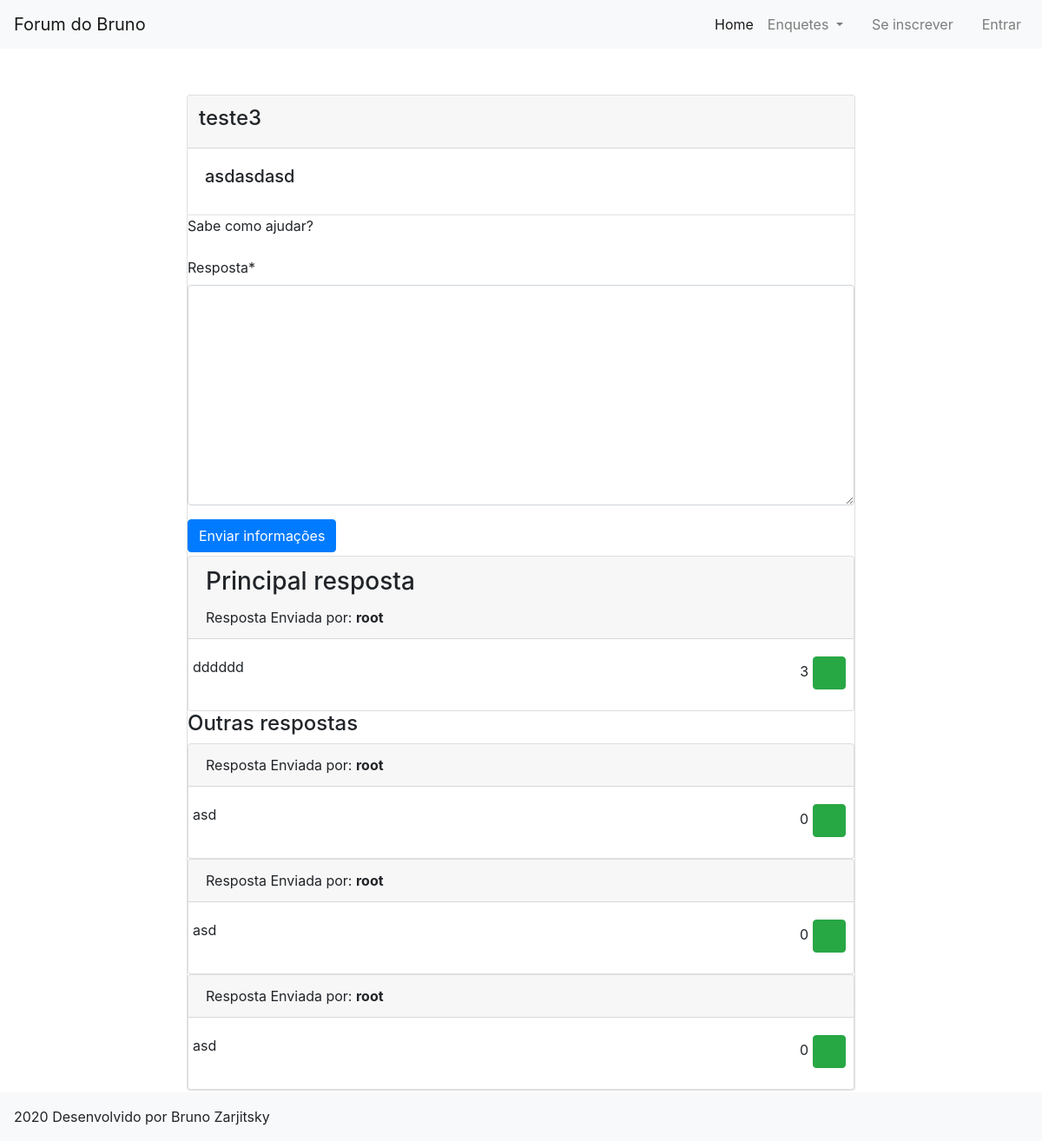
Page /enquetes/4 on the committed database.
### siteForum/models.py (models this page shows, shortened)
class enquete(models.Model):
    titulo = models.CharField(max_length=200)
    descricao = models.TextField(default="")
    tipo = models.ManyToManyField(tipo, blank=True)
    dono = models.ForeignKey(User, on_delete=models.CASCADE, default="", blank=True, null=True)
    class Meta:
        verbose_name = "Enquete"
        verbose_name_plural = "Enquetes"

class resposta(models.Model):
    pergunta = models.ForeignKey(enquete, on_delete=models.CASCADE)
    resp = models.TextField(verbose_name="Resposta")
    dono = models.ForeignKey(User, on_delete=models.CASCADE, default="", blank=True, null=True)
    class Meta:
        verbose_name = "Resposta"
        verbose_name_plural = "Respostas"

### siteForum/views.py (the view, shortened to what this page needs)
# urls.py: path("enquetes/<id>", views.EnqueteDetalhe, name = "EnqueteDetalhe"),
def EnqueteDetalhe(request, id):
    enqueteDet = enquete.objects.get(id = id)
    pergunta = enquete.objects.get(id=id)
    respostas = resposta.objects.filter(pergunta=pergunta).order_by("-id")
    principal = {"resp": respostas[0].resp, "dono": respostas[0].dono, "id": respostas[0].id, "likes": 0}
    principalPlacehold = 0
    respostasLikes = []
    for i in respostas:
        qtd = len(avaliacaoResp.objects.filter(resp=i))
        if qtd > principalPlacehold:
            principal = {"resp": i.resp, "dono": i.dono, "id": i.id, "likes": qtd}
            principalPlacehold = qtd
        respostasLikes.append({"resp": i.resp, "dono": i.dono, "id": i.id, "likes": qtd})
    respostasLikes.remove(principal)
    form = RespostaForm()
    return render(request, "enqueteDetalhe.html", {"background": "background"+str(randint(1,3))+".jpg",
                                                    "enqueteDet": enqueteDet, "form": form, "respostas": respostasLikes,
                                                    "avalPos": avalPos, "principal": principal})

### siteForum/forms.py (shortened to what this page needs)
class RespostaForm(forms.ModelForm):
    def __init__(self, **kwargs):
        self.pergunta = kwargs.pop('pergunta', None)
        self.author = kwargs.pop('author', None)
        self.dono = kwargs.pop('dono', None)
        super(RespostaForm, self).__init__(**kwargs)
    class Meta:
        model = resposta
        fields = ("resp",)
        exclude = ("pergunta", )

### templates/enqueteDetalhe.html (shortened to what this page needs)
{% extends "base_page.html"%}
{% load static%}
{% block content %}
{% load crispy_forms_tags %}
<div class = "row justify-content-center" style="padding-top: 5%; padding-bottom: 5%;">
    <div class = "col-md-2"></div>
    <div class = "col-md-8">
        <div class = "card">
            <div class = "card-header">
                <div class = "row pl-2 pr-2">
                    <h4>{{enqueteDet.titulo}}</h4>
                </div>
            </div>
            <div class="card-body">
                <h5 class = "card-title">{{enqueteDet.descricao}}</h5>
            </div>
            <span class = "border-top"></span>
            <div class = "form-group">
                <label>Sabe como ajudar?</label>
            </div>
            <form action="" method="POST" class = "pb-1">
                {{ form|crispy }}
                <button type="submit" class="save btn btn-primary">Enviar informações</button>
            </form>
            <div class = "row">
                <div class = "col-md-12">
                    <div class = "card">
                        <div class = "card-header">
                            <h3 class = "card-title">Principal resposta</h3>
                            Resposta Enviada por: <span class = "font-weight-bold">{{principal.dono}}</span>
                        </div>
                        <div class = "card-body">
                            <div class = "row">
                                {{principal.resp}}
                                <div class = "ml-auto pr-1">
                                    <form action="" method="POST" class = "pb-1">
                                        <span>{{principal.likes}}</span>
                                        <button type="submit" name = "aval" value = "{{principal.id}}" class = "save btn btn-success"><i class="fas fa-thumbs-up text-light"></i></button>
                                    </form>
                                </div>
                            </div>
                        </div>
                    </div>
                </div>
            </div>
            <h4>Outras respostas</h4>
            {% for autos in respostas %}
            <div class = "row">
                <div class = "col-md-12">
                    <div class = "card">
                        <div class = "card-header">
                            Resposta Enviada por: <span class = "font-weight-bold">{{autos.dono}}</span>
                        </div>
                        <div class = "card-body">
                            <div class = "row">
                                {{autos.resp}}
                                <div class = "ml-auto pr-1">
                                    <form action="" method="POST" class = "pb-1">
                                        <span>{{autos.likes}}</span>
                                        <button type="submit" name = "aval" value = "{{autos.id}}" class = "save btn btn-success"><i class="fas fa-thumbs-up text-light"></i></button>
                                    </form>
                                </div>
                            </div>
                        </div>
                    </div>
                </div>
            </div>
            {% endfor %}
        </div>
    </div>
    <div class = "col-md-2"></div>
</div>
{% endblock %}

### rows in the picture
enquete: titulo "teste3", descricao "asdasdasd"
resposta: resp "dddddd"

### other values in the picture
{{ principal.dono }} "root"
{{ principal.likes }} "3"
{{ autos.dono }} "root"
{{ autos.resp }} "asd"
{{ autos.likes }} "0"
